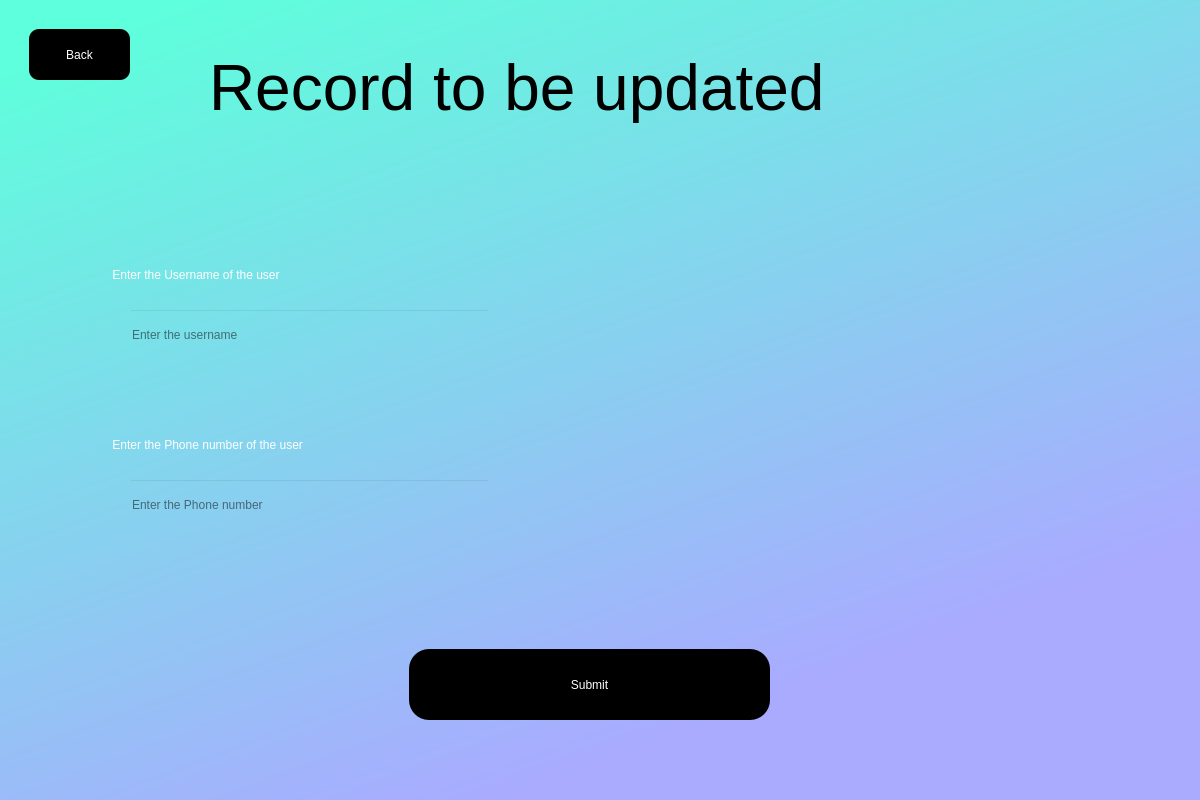
<?xml version="1.0" encoding="UTF-8"?>
<ui version="4.0">
 <class>Dialog</class>
 <widget class="QDialog" name="Dialog">
  <property name="geometry">
   <rect>
    <x>0</x>
    <y>0</y>
    <width>1200</width>
    <height>800</height>
   </rect>
  </property>
  <property name="windowTitle">
   <string>Dialog</string>
  </property>
  <widget class="QWidget" name="widget" native="true">
   <property name="geometry">
    <rect>
     <x>-1</x>
     <y>-1</y>
     <width>1201</width>
     <height>801</height>
    </rect>
   </property>
   <property name="styleSheet">
    <string notr="true">QWidget#widget{

background-color:qlineargradient(spread:pad, x1:0.031, y1:0.0629545, x2:0.526316, y2:0.943, stop:0 rgba(94, 255, 220, 255), stop:1 rgba(170, 170, 255, 255))}</string>
   </property>
   <widget class="QPushButton" name="submit">
    <property name="geometry">
     <rect>
      <x>410</x>
      <y>650</y>
      <width>361</width>
      <height>71</height>
     </rect>
    </property>
    <property name="styleSheet">
     <string notr="true">border-radius:20px;
font: 26pt &quot;Georgia&quot;;
background-color: rgb(0, 0, 0);

color: rgb(255, 255, 255);</string>
    </property>
    <property name="text">
     <string>Submit</string>
    </property>
   </widget>
   <widget class="QLabel" name="label">
    <property name="geometry">
     <rect>
      <x>210</x>
      <y>40</y>
      <width>811</width>
      <height>101</height>
     </rect>
    </property>
    <property name="styleSheet">
     <string notr="true">font: 26pt &quot;Myanmar Texc&quot;;
color:rgb(0, 0, 0)</string>
    </property>
    <property name="text">
     <string>&lt;html&gt;&lt;head/&gt;&lt;body&gt;&lt;p&gt;&lt;span style=&quot; font-size:48pt;&quot;&gt;Record to be updated &lt;/span&gt;&lt;/p&gt;&lt;/body&gt;&lt;/html&gt;</string>
    </property>
   </widget>
   <widget class="QLineEdit" name="usernamefield">
    <property name="geometry">
     <rect>
      <x>130</x>
      <y>310</y>
      <width>361</width>
      <height>51</height>
     </rect>
    </property>
    <property name="styleSheet">
     <string notr="true">font: 16pt &quot;Myanmar Text&quot;;
background-color: rgba(0,0,0,0)
</string>
    </property>
    <property name="text">
     <string/>
    </property>
    <property name="placeholderText">
     <string>Enter the username </string>
    </property>
   </widget>
   <widget class="QLabel" name="label_3">
    <property name="geometry">
     <rect>
      <x>110</x>
      <y>240</y>
      <width>511</width>
      <height>71</height>
     </rect>
    </property>
    <property name="styleSheet">
     <string notr="true">color:rgb(255, 255, 255);
font: 20pt &quot;Myanmar Text&quot;;</string>
    </property>
    <property name="text">
     <string> Enter the Username of the user</string>
    </property>
   </widget>
   <widget class="QLabel" name="error">
    <property name="geometry">
     <rect>
      <x>410</x>
      <y>610</y>
      <width>681</width>
      <height>31</height>
     </rect>
    </property>
    <property name="styleSheet">
     <string notr="true">font: 14pt &quot;Myanmar Text&quot;;
color:red;</string>
    </property>
    <property name="text">
     <string/>
    </property>
   </widget>
   <widget class="QPushButton" name="back">
    <property name="geometry">
     <rect>
      <x>30</x>
      <y>30</y>
      <width>101</width>
      <height>51</height>
     </rect>
    </property>
    <property name="styleSheet">
     <string notr="true">border-radius:10px;
font: 20pt &quot;Georgia&quot;;
background-color: rgb(0, 0, 0);

color: rgb(255, 255, 255);</string>
    </property>
    <property name="text">
     <string>Back</string>
    </property>
   </widget>
   <widget class="QLabel" name="label_4">
    <property name="geometry">
     <rect>
      <x>110</x>
      <y>410</y>
      <width>541</width>
      <height>71</height>
     </rect>
    </property>
    <property name="styleSheet">
     <string notr="true">color:rgb(255, 255, 255);
font: 20pt &quot;Myanmar Text&quot;;</string>
    </property>
    <property name="text">
     <string> Enter the Phone number of the user</string>
    </property>
   </widget>
   <widget class="QLineEdit" name="phonefield">
    <property name="geometry">
     <rect>
      <x>130</x>
      <y>480</y>
      <width>361</width>
      <height>51</height>
     </rect>
    </property>
    <property name="styleSheet">
     <string notr="true">font: 16pt &quot;Myanmar Text&quot;;
background-color: rgba(0,0,0,0)
</string>
    </property>
    <property name="text">
     <string/>
    </property>
    <property name="placeholderText">
     <string>Enter the Phone number </string>
    </property>
   </widget>
  </widget>
 </widget>
 <resources>
  <include location="Icon.qrc"/>
 </resources>
 <connections/>
</ui>
